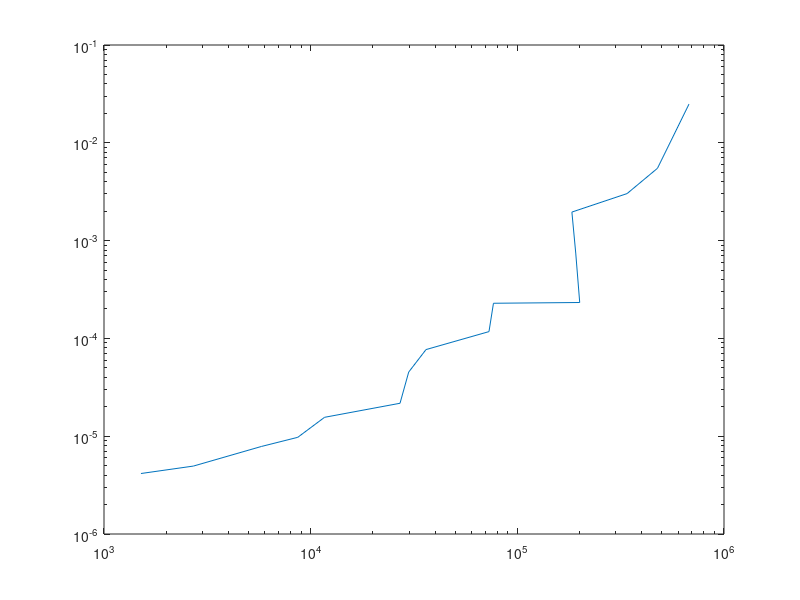

MATLAB code for this plot:

%%
load temp_results
results = results(:,1:30);
%%
maxd = full([gdata.maxdeg]);
ns = [gdata.n];
nnzs = [gdata.nnz];
semilogx(maxd,mean(results'))
%%
semilogx(maxd.^2,mean(results'))
%%
semilogx(ns,mean(results')./(maxd.^2.*log(maxd.^2)))
%%
semilogx(ns,mean(results'))
%%
loglog(maxd.*log(maxd).^(3/2),(mean(results'))./maxd)